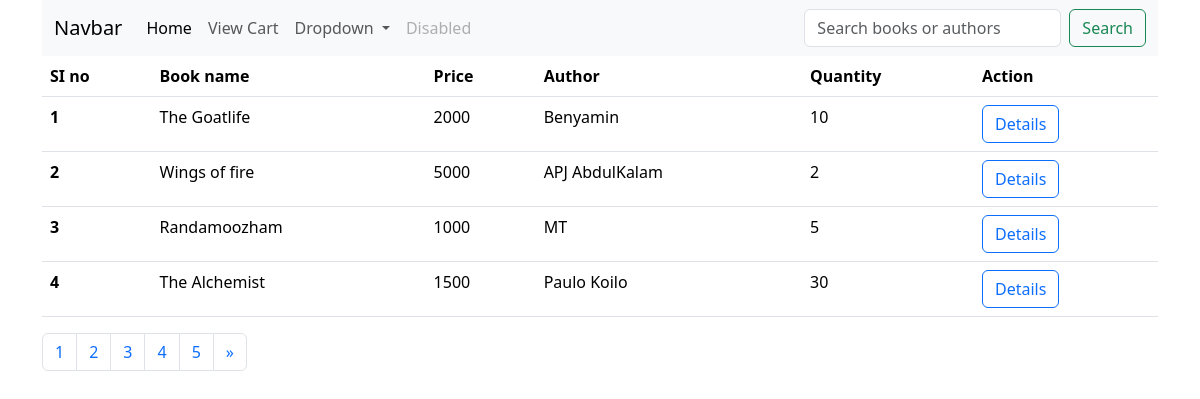
The page /user/ on the database its author committed.
### Bookapp/models.py (models this page shows, shortened)
class Book(models.Model):
    title = models.CharField(max_length=200, null=True)
    price = models.IntegerField(null=True)
    image = models.ImageField(upload_to='book_media')
    quantity = models.IntegerField()
    author = models.ForeignKey(Author, on_delete=models.CASCADE)

class Author(models.Model):
    name = models.CharField(max_length=200, null=True)
    def __str__(self):
        return '{}'.format(self.name)

### userapp/views.py (the view)
# urls.py: path('', views.listBook, name='booklist'),
def listBook(request):
    books = Book.objects.all()
    paginator = Paginator(books, 4)
    pageNumber = request.GET.get('page')
    try:
        page = paginator.get_page(pageNumber)
    except EmptyPage:
        page = paginator.page(pageNumber.numPage)
    return render(request, 'user/userlistbook.html', {'books': books, 'page': page})

### templates/user/userlistbook.html (shortened to what this page needs)
<!DOCTYPE html>
<html lang="en">
<head>
    <link href="https://cdn.jsdelivr.net/npm/bootstrap@5.3.3/dist/css/bootstrap.min.css" rel="stylesheet">
</head>
<body>
<div class="container">
    <nav class="navbar navbar-expand-lg bg-body-tertiary">
  <div class="container-fluid">
    <a class="navbar-brand" href="#">Navbar</a>
    <div class="collapse navbar-collapse" id="navbarSupportedContent">
      <ul class="navbar-nav me-auto mb-2 mb-lg-0">
        <li class="nav-item">
          <a class="nav-link active" aria-current="page" href="#">Home</a>
        </li>
        <li class="nav-item">
          <a class="nav-link" href="{% url 'viewcart' %}">View Cart</a>
        </li>
        <li class="nav-item dropdown">
          <a class="nav-link dropdown-toggle" href="#" role="button" data-bs-toggle="dropdown" aria-expanded="false">
            Dropdown
          </a>
        </li>
        <li class="nav-item">
          <a class="nav-link disabled" aria-disabled="true">Disabled</a>
        </li>
      </ul>
      <form class="d-flex" role="search" method="get" action="{% url 'usersearch' %}">
        <input class="form-control me-2" type="text" name="q" placeholder="Search books or authors" aria-label="Search">
        <button class="btn btn-outline-success" type="submit">Search</button>
      </form>
    </div>
  </div>
</nav>
<table class="table">
  <thead>
    <tr>
      <th scope="col">SI no</th>
      <th scope="col">Book name</th>
      <th scope="col">Price</th>
        <th scope="col">Author</th>
      <th scope="col">Quantity</th>
      <th scope="col">Action</th>
    </tr>
  </thead>
  <tbody>
    {% for book in page %}
    <tr>
        <th scope="row">{{forloop.counter}}</th>
        <td>{{book.title}}</td>
        <td>{{book.price}}</td>
        <td>{{book.author}}</td>
        <td>{{book.quantity}}</td>
        <td>
            <a href="{% url 'detail' book.id %}" class="btn btn-outline-primary">Details</a>
        </td>
    </tr>
    {% endfor %}
  </tbody>
</table>
<nav aria-label="Page navigation example">
  <ul class="pagination">
      {% for num in page.paginator.page_range %}
    <li class="page-item {% if page.number == num %} activate {% endif %}">
        <a class="page-link" href="?page={{ num }}">{{ num }}</a></li>
      {% endfor %}
    {% if page.has_next %}
    <li class="page-item">
      <a class="page-link" href="?page={{ page.next_page_number }}" aria-label="Next">
        <span aria-hidden="true">&raquo;</span>
      </a>
    </li>
      {% endif %}
  </ul>
</nav>
    </div>
</body>
</html>

### rows shown on the page
Book: title "The Goatlife", price "2000", author "Benyamin", quantity "10"
Book: title "Wings of fire", price "5000", author "APJ AbdulKalam", quantity "2"
Book: title "Randamoozham", price "1000", author "MT", quantity "5"
Book: title "The Alchemist", price "1500", author "Paulo Koilo", quantity "30"

### other values the page prints
{{ num }} "1" "2" "3" "4" "5"
